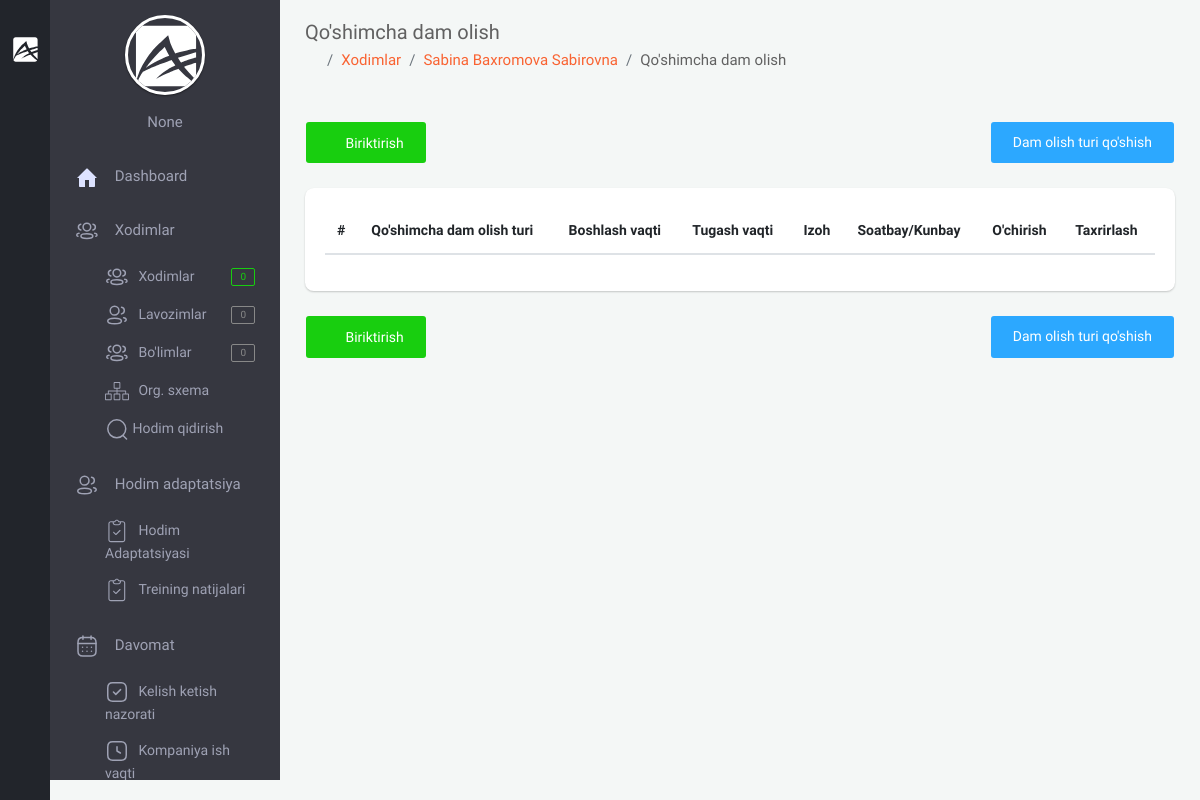
Page /backoffice/vacation/5 (signed in) on the earlier database version.
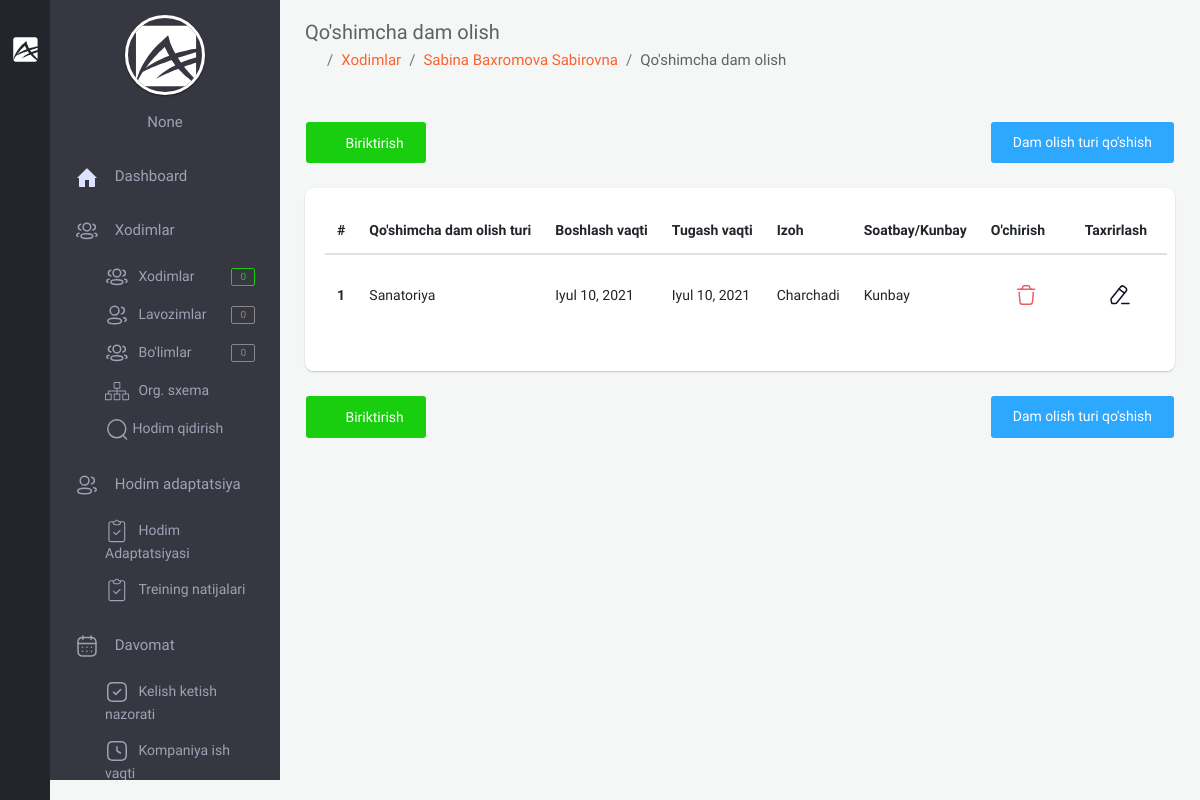
Same page on the later database version.
### app/models.py (models this page shows, shortened)
class User(AbstractUser):
    branch = models.ForeignKey(Branch, on_delete=models.CASCADE, null=True, blank=True, verbose_name="Filial")
    company = models.ForeignKey("Company", on_delete=models.CASCADE, null=True, blank=True, verbose_name='Kompaniya')
    is_director = models.BooleanField(default=True)
    created_at = models.DateTimeField(auto_now_add=True)
    class Meta:
        verbose_name_plural = "HR"

class Staff(models.Model):
    GENDER = (
        ('male', 'Erkak'),
        ('female', 'Ayol')
    )
    company = models.ForeignKey(Company, on_delete=models.CASCADE, verbose_name="Kompaniya")
    first_name = models.CharField(null=True, blank=True, max_length=255, verbose_name="Ism")
    second_name = models.CharField(null=True, blank=True, max_length=255, verbose_name="Familiya")
    last_name = models.CharField(null=True, blank=True, max_length=255, verbose_name="Otasining ismi")
    username = models.CharField(null=True, blank=True, max_length=255, verbose_name="Username")
    birth_date = models.DateField(null=True, blank=True, verbose_name="Tug'ilgan sana")
    gender = models.CharField(choices=GENDER, max_length=10, verbose_name="Jinsi")
    password = models.CharField(null=True, blank=True, max_length=255, verbose_name="parol")
    training_url = models.UUIDField(max_length=200, unique=True, null=True, blank=True)
    tabel_number = models.PositiveIntegerField(null=True, blank=True, verbose_name="Tabel raqami")
    start_work_at = models.DateField(null=True, blank=True, verbose_name="Ish boshlagan sana")
    account_number = models.BigIntegerField(null=True, blank=True, verbose_name="Xisob raqami")
    email = models.EmailField(unique=True, verbose_name="Elektron manzil")
    mobile_phone = models.CharField(null=True, blank=True, max_length=15, verbose_name="Mobil telefon")
    home_phone = models.CharField(null=True, blank=True, max_length=15, verbose_name="Uy telefoni")
    work_phone = models.CharField(null=True, blank=True, max_length=15, verbose_name="Ish telefoni")
    address = models.CharField(null=True, blank=True, max_length=255, verbose_name="Uy manzili")
    image = models.ImageField(upload_to='company/staff/image/', null=True, blank=True, verbose_name="Xodimning rasmi")
    qr_code = models.ImageField(upload_to='company/staff/qr_code/', null=True, blank=True,
                                verbose_name="Xodimning qr code")
    department = models.ForeignKey(Department, on_delete=models.CASCADE, verbose_name="Bo'lim")
    position = models.ForeignKey(Position, on_delete=models.CASCADE, verbose_name="Lavozim")
    note = models.CharField(max_length=255, null=True, blank=True, verbose_name="Eslatma")
    created_at = models.DateTimeField(auto_now_add=True)
    class Meta:
        ordering = ['-created_at']
        verbose_name_plural = "Xodimlar"

class Vacation(models.Model):
    vocation_period_type = (
        ('per_hour', 'Soatbay'),
        ('per_day', 'Kunbay')
    )
    vocation_period_types = models.CharField(choices=vocation_period_type, null=True, blank=True, max_length=255,
                                             verbose_name="Turi")
    start_at = models.DateField(verbose_name="Boshlash vaqti")
    end_at = models.DateField(verbose_name="Tugash vaqti")
    vacation_type = models.ForeignKey(VacationType, on_delete=models.CASCADE, verbose_name="Qo'shimcha dam olish turi")
    note = models.CharField(max_length=512, null=True, blank=True, verbose_name="Izoh")
    staff = models.ForeignKey('Staff', on_delete=models.CASCADE, verbose_name="Xodim")
    class Meta:
        verbose_name_plural = "Xodimlaring qo'shimcha dam olish bo'limi"

class VacationType(models.Model):
    name = models.CharField(max_length=255, verbose_name="Nomi")
    create_at = models.DateTimeField(auto_now_add=True)
    company = models.ForeignKey(Company, on_delete=models.CASCADE, null=True, blank=True, verbose_name="Kompaniya")
    class Meta:
        verbose_name_plural = "Xodimlaring qo'shimcha dam olish turi"

### backoffice/views.py (the view, shortened to what this page needs)
# urls.py: path('vacation/<int:pk>', views.VacationCreateView.as_view(), name='vacation'),
class VacationCreateView(LoginRequiredMixin, generic.CreateView):
    template_name = 'backoffice/pages/vacation/list.html'
    form_class = forms.VacationModelForm
    model = models.Vacation
    def get_context_data(self, *, object_list=None, **kwargs):
        ctx = super(VacationCreateView, self).get_context_data(**kwargs)
        staff_id = self.kwargs.get('pk')
        company = self.request.user.company
        ctx['staff'] = models.Staff.objects.get(id=staff_id)
        ctx['vacations'] = models.Vacation.objects.filter(staff_id=staff_id)
        ctx['vacation_types'] = models.VacationType.objects.filter(company=company)
        ctx['staff_id'] = staff_id
        return ctx

### templates/backoffice/pages/vacation/list.html (shortened to what this page needs)
{% extends 'backoffice/base.html' %}
{% block content %}
    <section class="content">
        <div class="container-fluid">
            <div class="block-header">
                <div class="row clearfix">
                    <div class="col-lg-12 col-md-12 col-sm-12">
                        <h2>Qo'shimcha dam olish</h2>
                        <ul class="breadcrumb padding-0">
                            <li class="breadcrumb-item"><a href="{% url 'backoffice-main' %}"><i class="zmdi zmdi-home"></i></a></li>
                            <li class="breadcrumb-item"><a href="{% url 'staff' %}">Xodimlar</a></li>
                            <li class="breadcrumb-item"><a href="{% url 'staff-detail' staff.id %}">{{ staff.first_name}} {{ staff.second_name}} {{ staff.last_name}}</a></li>
                            <li class="breadcrumb-item">Qo'shimcha dam olish</li>
                        </ul>
                    </div>
                </div>
            </div>
            <div class="row clearfix">
                <div class="col-lg-12 col-md-12 col-sm-12">
                    <div class="card">
                        <div class="header">
                                <div class="button-demo js-modal-buttons d-flex justify-content-between">
                                    <button type="button" data-color="pink" data-toggle="modal" data-target="#colorModal"
                                            class="btn btn-success waves-effect"><i class="zmdi zmdi-plus"></i> Biriktirish
                                    </button>
                                    <a href="{% url 'vacation_type' %}" class="btn btn-info waves-effect">Dam olish turi qo'shish</a>
                                </div>
                        </div>
                        <div class="body table-responsive">
                            <table class="table table-hover">
                                <thead>
                                <tr>
                                    <th>#</th>
                                    <th>Qo'shimcha dam olish turi</th>
                                    <th>Boshlash vaqti</th>
                                    <th>Tugash vaqti</th>
                                    <th>Izoh</th>
                                    <th>Soatbay/Kunbay</th>
                                    <th>O'chirish</th>
                                    <th>Taxrirlash</th>
                                </tr>
                                </thead>
                                <tbody>
                                {% for vacantion in vacations %}
                                    <tr>
                                        <th scope="row">{{ vacantion.id }}</th>
                                        <td>{{ vacantion.vacation_type.name }}</td>
                                        <td>{{ vacantion.start_at }}</td>
                                        <td>{{ vacantion.end_at }}</td>
                                        <td>{{ vacantion.note }}</td>
                                        <td>
                                            {% for x,y in form.fields.vocation_period_types.choices %}
                                                {% if vacantion.vocation_period_types == x %}
                                                    {{ y }}
                                                {% endif %}
                                            {% endfor %}
                                        </td>
                                        <td>
                                            <a href="javascript:void(0);" data-color="pink"
                                               data-toggle="modal" data-target="#item_{{ vacantion.id }}"
                                               class="btn btn-neutral waves-effect">
                                        </a>
                                        </td>
                                        <td>
                                            <button type="button" data-color="pink" data-toggle="modal"
                                                    data-target="#colorModal{{ vacantion.id }}"
                                                    class="btn btn-neutral waves-effect">
                                            </button>
                                        </td>
                                    </tr>
                                {% endfor %}
                                </tbody>
                            </table>
                        </div>
                        <div class="header">
                                <div class="button-demo js-modal-buttons d-flex justify-content-between">
                                    <button type="button" data-color="pink" data-toggle="modal" data-target="#colorModal"
                                            class="btn btn-success waves-effect"><i class="zmdi zmdi-plus"></i> Biriktirish
                                    </button>
                                    <a href="{% url 'vacation_type' %}" class="btn btn-info waves-effect">Dam olish turi qo'shish</a>
                                </div>
                        </div>
                    </div>
                </div>
            </div>
        </div>
    </section>
{% endblock %}

### templates/backoffice/parts/minileftbar.html (shortened to what this page needs)
{% load static %}
<aside id="minileftbar" class="minileftbar">
    <ul class="menu_list">
        <li>
            <a href="javascript:void(0);" class="bars" style="display: inline;"></a>
            <a class="navbar-brand" href="{% url 'backoffice-main' %}"><img src="{% static 'backoffice/assets/images/logo.svg' %}" alt="Alpino"></a>
        </li>
        <li><a href="javascript:void(0);" class="menu-sm"><i class="zmdi zmdi-swap"></i></a></li>
        <li><a href="" title="Events"><i class="zmdi zmdi-calendar"></i></a></li>
        <li><a href="" title="Contact List"><i class="zmdi zmdi-account-box-phone"></i></a></li>
        <li><a href="javascript:void(0);" class="fullscreen" data-provide="fullscreen"><i
                class="zmdi zmdi-fullscreen"></i></a></li>
        <li class="power">
            <a href="{% url 'logout' %}" class="mega-menu"><i class="zmdi zmdi-power"></i></a>
        </li>
    </ul>
</aside>
<aside class="right_menu">
    <div id="leftsidebar" class="sidebar">
        <div class="menu">
            <ul class="list">
                <li>
                    <div class="user-info m-b-20">
                        <div class="image">
                        {% if request.user.company.logo_url %}
                            <a href="{% url 'company_update' request.user.company.id %}" class=" waves-effect waves-block"><img src="{% if request.user.company.logo_url %}{{ request.user.company.logo_url }}{% endif %}" alt="User" style="width: 100px;height: 100px;"></a>
                        {% else %}
                            <a href="{% url 'company_update' request.user.company.id %}" class=" waves-effect waves-block"><img src="{% static 'backoffice/assets/images/logo.svg' %}" alt="User"></a>
                        {% endif %}
                        </div>
                        <div class="detail">
                            <p style="color:#9FA2B4;">{{ request.user.company }}</p>
                        </div>
                    </div>
                </li>
                <li><a href="{% url 'backoffice-main' %}" class="toggled waves-effect waves-block">
                    <svg width="24" height="24" viewBox="0 0 24 24" fill="none" xmlns="http://www.w3.org/2000/svg">
                     <path d="M2 13L11.293 3.707C11.6835 3.31662 12.3165 3.31662 12.707 3.707L22 13H20V21C20 21.5523 19.5523 22 19 22H14V15H10V22H5C4.44772 22 4 21.5523 4 21V13H2Z" fill="#DDE2FF"/>
                    </svg>
                    <span>Dashboard</span>
                    </a>
                </li>
                <li><a href="javascript:void(0);" class="menu-toggle waves-effect waves-block toggled">
                    <span>Xodimlar</span></a>
                    <ul class="ml-menu" style="display: block;">
                        <li>
                                <a href="{% url 'staff' %}" class="waves-effect waves-block">
                                    <span>Xodimlar</span>
                                    <span class="badge badge-success float-right">{{ amount_staff }}</span>
                                </a>
                        </li>
                        <li>
                                <a href="{% url 'position' %}" class="waves-effect waves-block">
                                    <span>Lavozimlar</span>
                                    <span class="badge badge-default float-right">{{ position_amounts }}</span>
                                </a>
                        </li>
                        <li>
                                <a href="{% url 'department' %}" class="waves-effect waves-block">
                                    <span>Bo'limlar</span>
                                    <span class="badge badge-default float-right">{{ department_amounts }}</span>
                                </a>
                        </li>
                        <li>
                                <a href="{% url 'staff_org_system' %}" class="waves-effect waves-block">
                                    <span>Org. sxema</span>
                                </a>
                        </li>
                        <li>
                                <a href="{% url 'search_staff' %}" class="waves-effect waves-block">
                                    Hodim qidirish
                                </a>
                        </li>
                    </ul>
                </li>
                <li><a href="javascript:void(0);" class="menu-toggle waves-effect waves-block toggled">
                    <span>Hodim adaptatsiya</span></a>
                    <ul class="ml-menu" style="display: block;">
                        <li>
                            <a href="{% url 'training_info' %}" class=" waves-effect waves-block">
                                <span>Hodim Adaptatsiyasi</span>
                            </a>
                        </li>
                        <li>
                            <a href="{% url 'staff_training_answer' %}" class=" waves-effect waves-block">
                                <span>Treining natijalari</span>
                            </a>
                        </li>
                    </ul>
                </li>
                <li>
                    <a href="javascript:void(0);" class="menu-toggle waves-effect waves-block toggled">
                    <span>Davomat</span></a>
                    <ul class="ml-menu" style="display: block;">
                        <li>
                            <a href="{% url 'control_staff_flow' %}" class=" waves-effect waves-block">
                                <span>Kelish ketish nazorati</span>
                            </a>
                        </li>
                        <li>
                            <a href="{% url 'company_schedule' %}" class=" waves-effect waves-block">
                                <span>Kompaniya ish vaqti</span>
                            </a>
                        </li>
                    </ul>
                </li>
            </ul>
        </div>
    </div>
</aside>

Differences in the rows shown:
added Vacation: id "1", vacation_type.name "Sanatoriya", start_at "Iyul 10, 2021", end_at "Iyul 10, 2021", note "Charchadi", choices "Kunbay"
